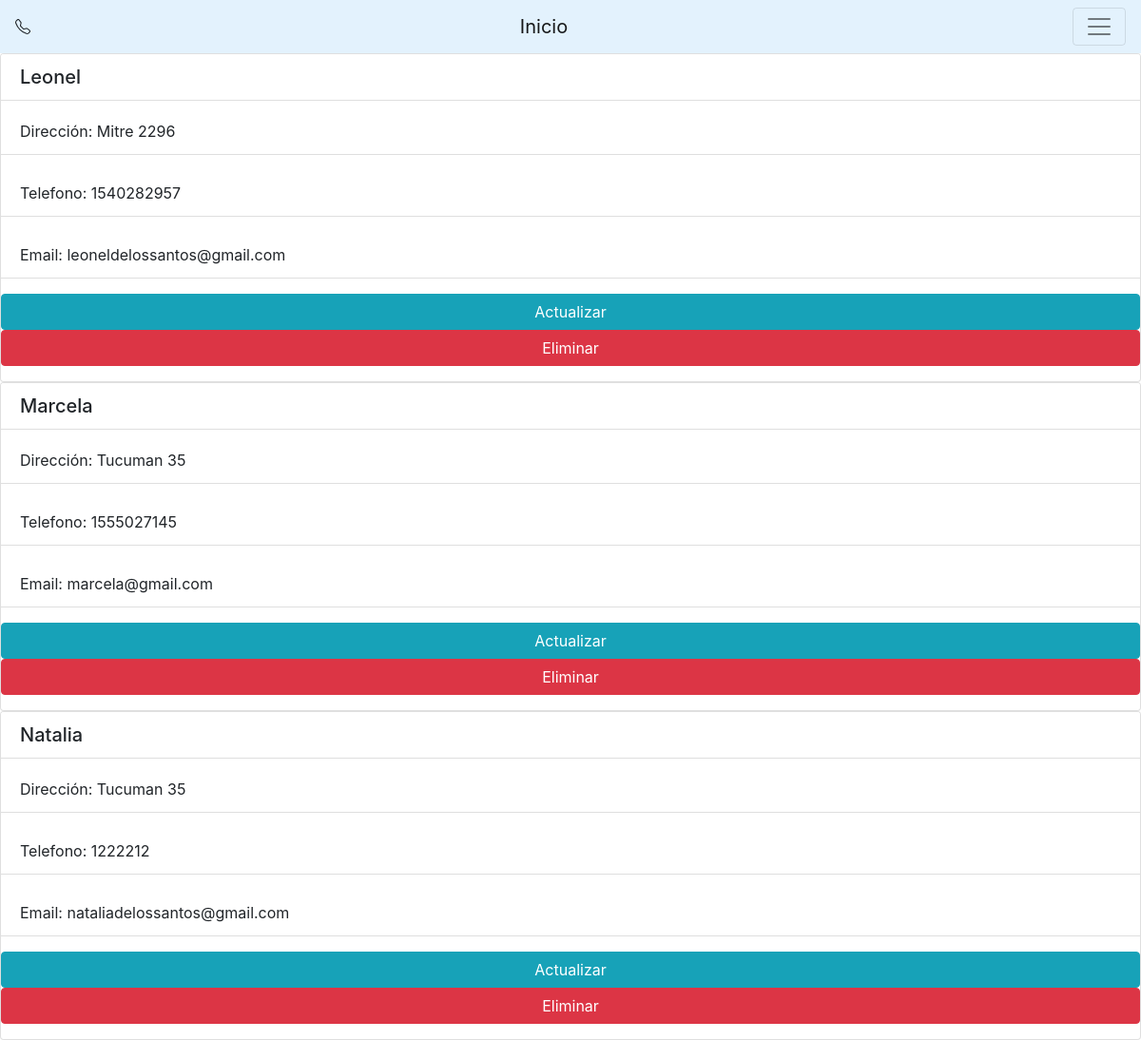
Before: /contacts/contacts-list/ with the older database file.
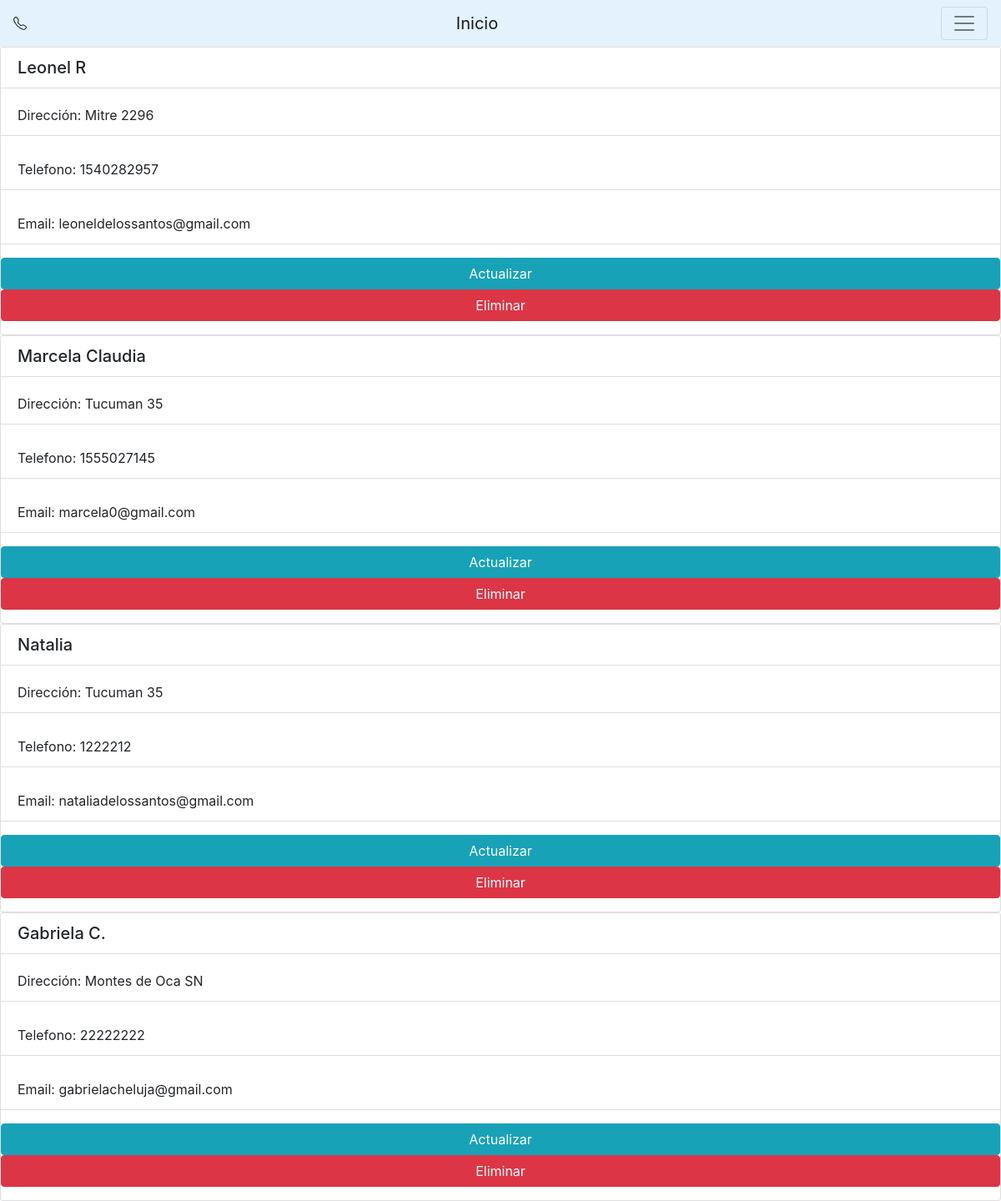
After: the same page with the newer database file.
### contacts/models.py (models this page shows, shortened)
class Contact(models.Model):
    name = models.CharField(max_length=100)
    address = models.CharField(max_length=300)
    phone_number = models.CharField(max_length=20)
    email = models.EmailField()
    is_active = models.BooleanField(default=True)

### contacts/views.py (the view)
# urls.py: path('contacts-list/', contacts_list, name='contacts_list'),
def contacts_list(request):
    contacts = Contact.objects.filter(is_active = True)
    context = {
        'contacts':contacts
    }
    return render(request, 'contacts/contacts-list.html', context=context)

### templates/contacts/contacts-list.html (shortened to what this page needs)
{% extends 'base.html' %}
{% block content %}
    {% for contact in contacts %}
        <div class="card" >
            <div class="list-group list-group-flush">
            <h5 class="list-group-item">{{contact.name}}</h5>
            <p class="list-group-item">Dirección: {{contact.address}}</p>
            <p class="list-group-item">Telefono: {{contact.phone_number}}</p>
            <p class="list-group-item">Email: {{contact.email}}</p>
            <a href="/contacts/update-contact/{{contact.id}}/" class="btn btn-info">Actualizar</a>
            <a href="/contacts/delete-contact/{{contact.id}}/" class="btn btn-danger">Eliminar</a>
        </div>
        </div>
    {% endfor %}
{% endblock %}

### templates/base.html (shortened to what this page needs)
<!DOCTYPE html>
<html lang="en">
<head>
    <link rel="stylesheet" href="https://cdn.jsdelivr.net/npm/bootstrap@4.6.2/dist/css/bootstrap.min.css"
>
</head>
<body>
    <header>
        <nav class="navbar navbar-light" style="background-color: #e3f2fd;">
            <a class="navbar-brand" href="/">Inicio</a>
            <button class="navbar-toggler" type="button" data-toggle="collapse" data-target="#navbarSupportedContent"
                aria-controls="navbarSupportedContent" aria-expanded="false" aria-label="Toggle navigation">
                <span class="navbar-toggler-icon"></span>
            </button>
        </nav>
    </header>
    {% block content %}
    {% endblock %}
</body>
</html>

Changed rows visible on the page:
changed Contact "Mitre 2296": name "Leonel" → "Leonel R"
changed Contact: name "Marcela" → "Marcela Claudia"; email "marcela@gmail.com" → "marcela0@gmail.com"
added Contact: name "Gabriela C.", address "Montes de Oca SN", phone_number "22222222", email "gabrielacheluja@gmail.com"
